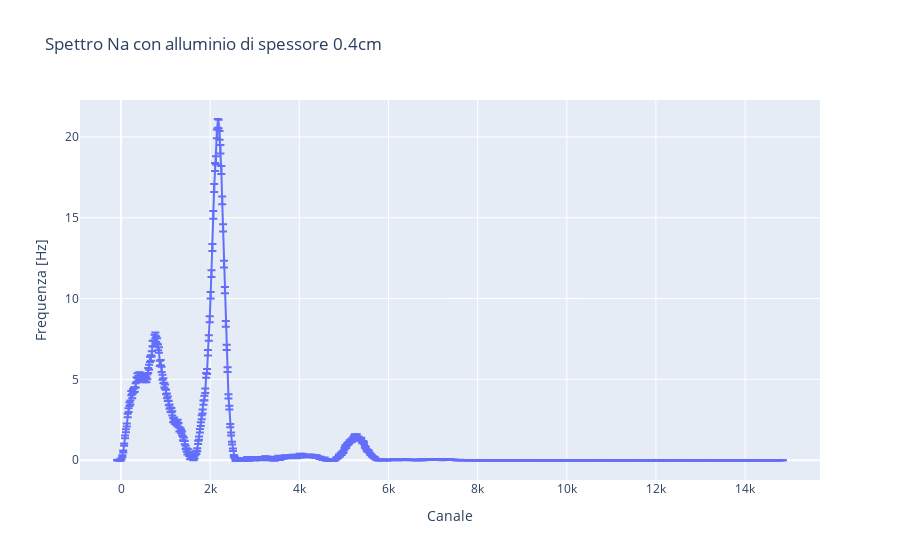

The notebook cell saved with this chart:
### Code cell
'''

    ARIA 0.4cm

'''

segnale_0_4cm = pd.read_csv(r'C:\Users\Black\Desktop\Esperimentazioni di Nucleare e Subnucleare\SiPM\Spettrometria Gamma\BGO\Aria\Data\0.4cm.csv', sep=' \t', engine='python')
channel_0_4 = np.array(segnale_0_4cm['Channel'])
counts_0_4 = np.array(segnale_0_4cm['Counts'])

# calculating frequency and removing background noise
N = 14
frequency_0_4 = frequency_converter(counts_0_4, time_signal=300)
background_0_4 = SNIP_algorithm(frequency_0_4[0], iterations=N)
frequency_0_4 = (frequency_0_4[0] - background_0_4, frequency_0_4[1])

# plot
fig = px.line(x=channel_0_4, y=frequency_0_4[0], error_y=frequency_0_4[1], title='Spettro Na con alluminio di spessore 0.4cm', labels={'x':'Canale', 'y':'Frequenza [Hz]'})
fig.show()


# fit
ls = LeastSquares(channel_0_4, frequency_0_4[0], frequency_0_4[1], func2)
m = Minuit(ls, A1=7300, mu1=2200, sigma1=200, A2=2000, mu2=1920, sigma2=80)
ls.mask = (channel_0_4 > 1650) & (channel_0_4 < 2500)
m.migrad()
m.hesse()
display(m)

freq_integral = []
channel_integral = []
integral_extremes = [1600, 2600]
for i in range(len(channel_0_4)):
    if channel_0_4[i] > integral_extremes[0] and channel_0_4[i] < integral_extremes[1]:
        freq_integral.append(frequency_0_4[0][i])
        channel_integral.append(channel_0_4[i])

print(f'Area picco con integrale trapezoidale: {np.trapz(freq_integral, channel_integral):.2f}')
print(f'Area picco con integrale fit: {m.values["A1"]:.2f} ± {m.errors["A1"]:.2f}')

intensità_511KeV.append(m.values['A1']+m.values['A2'])
intensità_trapz_511KeV.append(np.trapz(freq_integral, channel_integral))
err_intensità_511KeV.append(np.sqrt(m.errors['A1']**2+m.errors['A2']**2))

# calcolo errore sistematico DOWN
frequency_0_4 = frequency_converter(counts_0_4, time_signal=300)
background_0_4 = SNIP_algorithm(frequency_0_4[0], iterations=N+1)
frequency_0_4 = (frequency_0_4[0] - background_0_4, frequency_0_4[1])

ls = LeastSquares(channel_0_4, frequency_0_4[0], frequency_0_4[1], func2)
m = Minuit(ls, A1=7300, mu1=2200, sigma1=200, A2=2000, mu2=1920, sigma2=80)
ls.mask = (channel_0_4 > 1650) & (channel_0_4 < 2500)
m.migrad()
m.hesse()
display(m)

area_down = m.values['A1'] + m.values['A2']
print(f'Area picco con integrale fit: {area_down:.2f}')

# calcolo errore sistematico UP
frequency_0_4 = frequency_converter(counts_0_4, time_signal=300)
background_0_4 = SNIP_algorithm(frequency_0_4[0], iterations=N-1)
frequency_0_4 = (frequency_0_4[0] - background_0_4, frequency_0_4[1])

ls = LeastSquares(channel_0_4, frequency_0_4[0], frequency_0_4[1], func2)
m = Minuit(ls, A1=7300, mu1=2200, sigma1=200, A2=2000, mu2=1920, sigma2=80)
ls.mask = (channel_0_4 > 1650) & (channel_0_4 < 2500)
m.migrad()
m.hesse()
display(m)

area_up = m.values['A1'] + m.values['A2']
print(f'Area picco con integrale fit: {area_up:.2f}')

err_sistematico = abs(area_up - area_down)/2
err_sistematico_511KeV.append(err_sistematico)
print(f'Errore statistico: {m.errors["A1"]:.2f}')
print(f'Errore sistematico: {err_sistematico:.2f}')

### Figure 1 — Plotly figure (JSON) as saved in the notebook; plotly's stock layout.template omitted (floating-point values rounded to 4 significant figures; data arrays with more than 128 entries replaced by an {"elided": "..."} marker saying what was removed)
{"data": [{"error_y": {"array": {"elided": "748 float values"}}, "hovertemplate": "Canale=%{x}<br>Frequenza [Hz]=%{y}<extra></extra>", "legendgroup": "", "line": {"color": "#636efa", "dash": "solid"}, "marker": {"symbol": "circle"}, "mode": "lines", "name": "", "orientation": "v", "showlegend": false, "type": "scatter", "x": {"elided": "748 int values"}, "xaxis": "x", "y": {"elided": "748 float values"}, "yaxis": "y"}], "layout": {"legend": {"tracegroupgap": 0}, "title": {"text": "Spettro Na con alluminio di spessore 0.4cm"}, "xaxis": {"anchor": "y", "domain": [0, 1], "title": {"text": "Canale"}}, "yaxis": {"anchor": "x", "domain": [0, 1], "title": {"text": "Frequenza [Hz]"}}}}
